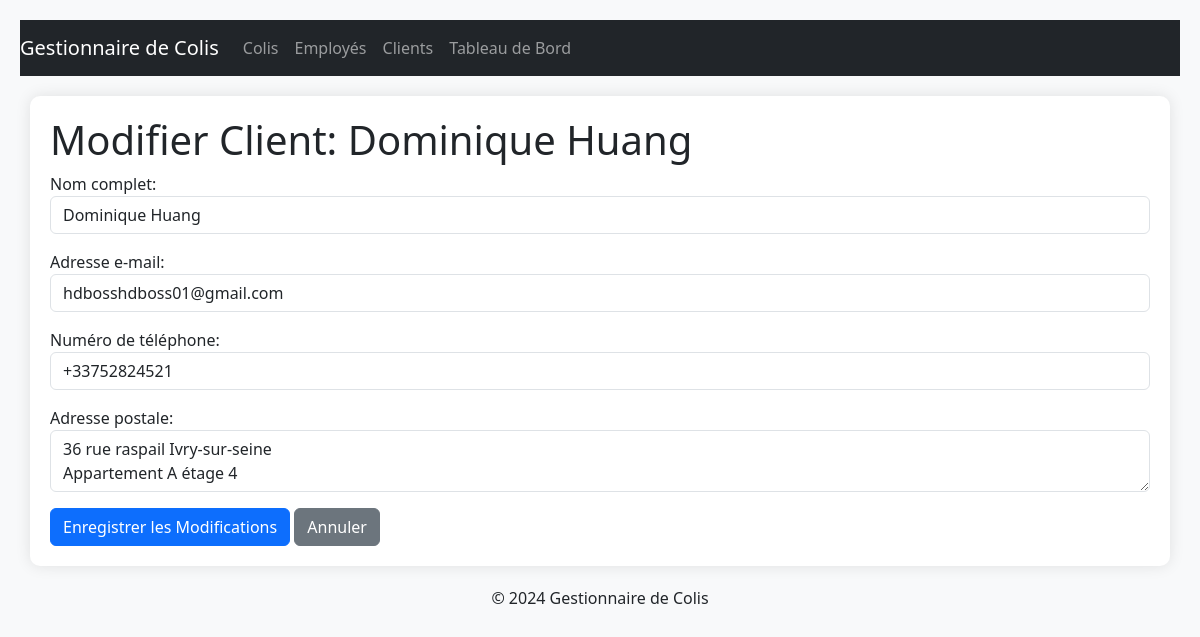
The app's page /colis/modifier_client/1/, older data.
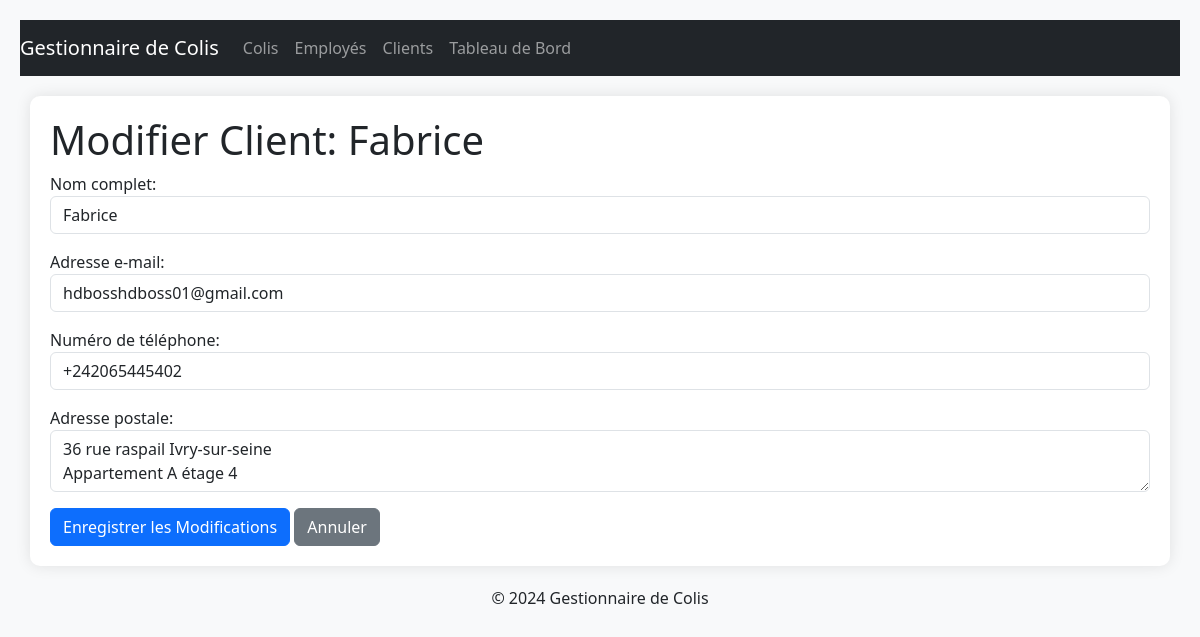
The same page, newer data.
### colis/models.py (models this page shows, shortened)
class Client(models.Model):
    nom = models.CharField(max_length=100)
    email = models.EmailField(unique=True)
    telephone = models.CharField(max_length=15, unique=True)
    adresse = models.TextField()

### colis/views.py (the view)
# urls.py: path('modifier_client/<int:id>/', views.modifier_client, name='modifier_client'),  # Modifier un client
def modifier_client(request, id):
    client = get_object_or_404(Client, id=id)
    if request.method == 'POST':
        form = ClientForm(request.POST, instance=client)
        if form.is_valid():
            form.save()
            return redirect('liste_clients')
    else:
        form = ClientForm(instance=client)
    return render(request, 'colis/modifier_client.html', {'form': form, 'client': client})

### colis/forms.py
class ClientForm(forms.ModelForm):
    class Meta:
        model = Client
        fields = ['nom', 'email', 'telephone', 'adresse']
        labels = {
            'nom': 'Nom complet',
            'email': 'Adresse e-mail',
            'telephone': 'Numéro de téléphone',
            'adresse': 'Adresse postale',
        }
        widgets = {
            'nom': forms.TextInput(attrs={'class': 'form-control'}),
            'email': forms.EmailInput(attrs={'class': 'form-control'}),
            'telephone': forms.TextInput(attrs={'class': 'form-control'}),
            'adresse': forms.Textarea(attrs={'class': 'form-control', 'rows': 2}),
        }

### colis/templates/colis/modifier_client.html (shortened to what this page needs)
{% extends 'colis/base.html' %}
{% block content %}
    <h1>Modifier Client: {{ client.nom }}</h1>
    <form method="post">
        {{ form.as_p }}
        <button type="submit" class="btn btn-primary">Enregistrer les Modifications</button>
        <a href="{% url 'liste_clients' %}" class="btn btn-secondary">Annuler</a>
    </form>
{% endblock %}

Row changes from the older to the newer data that the page shows:
changed Client "hdbosshdboss01@gmail.com": nom "Dominique Huang" → "Fabrice"; telephone "+33752824521" → "+242065445402"
